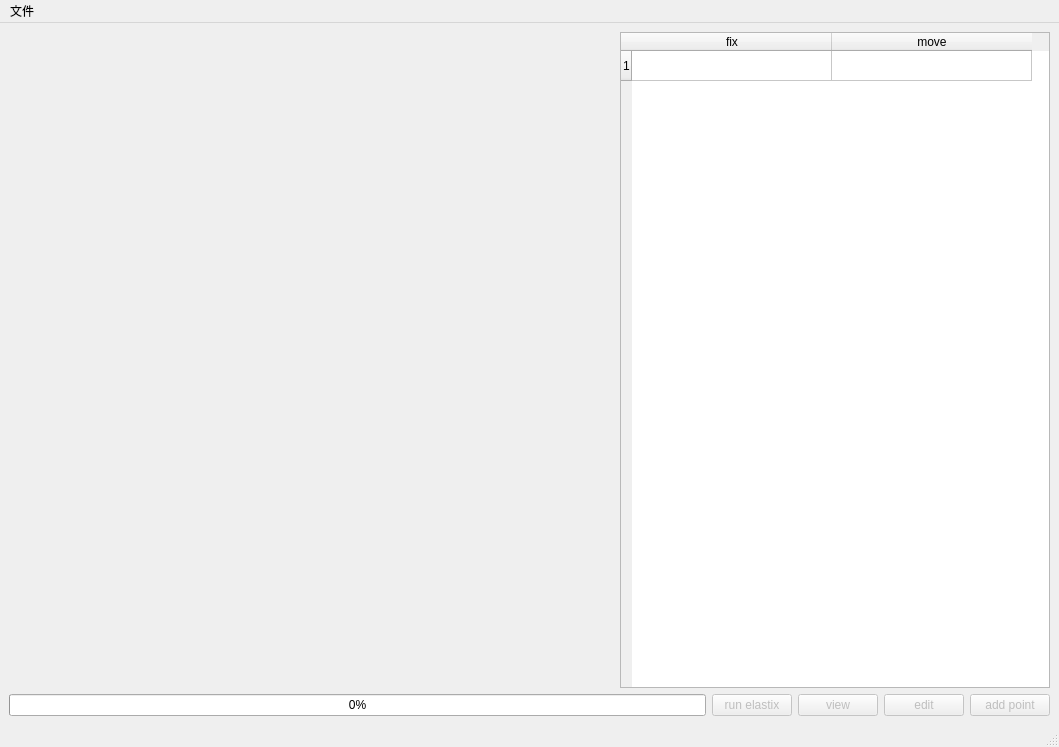
<?xml version="1.0" encoding="UTF-8"?>
<ui version="4.0">
 <class>MainWindow</class>
 <widget class="QMainWindow" name="MainWindow">
  <property name="geometry">
   <rect>
    <x>0</x>
    <y>0</y>
    <width>1059</width>
    <height>747</height>
   </rect>
  </property>
  <property name="windowTitle">
   <string>MainWindow</string>
  </property>
  <widget class="QWidget" name="centralwidget">
   <layout class="QVBoxLayout" name="verticalLayout">
    <item>
     <layout class="QHBoxLayout" name="horizontalLayout">
      <item>
       <widget class="AnnotationWidget" name="avFix" native="true">
        <property name="minimumSize">
         <size>
          <width>100</width>
          <height>0</height>
         </size>
        </property>
       </widget>
      </item>
      <item>
       <widget class="AnnotationWidget" name="avMove" native="true">
        <property name="minimumSize">
         <size>
          <width>100</width>
          <height>0</height>
         </size>
        </property>
       </widget>
      </item>
      <item>
       <widget class="QTableWidget" name="tableWidget">
        <property name="minimumSize">
         <size>
          <width>0</width>
          <height>0</height>
         </size>
        </property>
        <property name="maximumSize">
         <size>
          <width>430</width>
          <height>16777215</height>
         </size>
        </property>
        <property name="font">
         <font>
          <pointsize>9</pointsize>
         </font>
        </property>
        <attribute name="horizontalHeaderDefaultSectionSize">
         <number>200</number>
        </attribute>
        <row>
         <property name="text">
          <string>1</string>
         </property>
        </row>
        <column>
         <property name="text">
          <string>fix</string>
         </property>
        </column>
        <column>
         <property name="text">
          <string>move</string>
         </property>
        </column>
        <item row="0" column="0">
         <property name="text">
          <string/>
         </property>
        </item>
        <item row="0" column="1">
         <property name="text">
          <string/>
         </property>
        </item>
       </widget>
      </item>
     </layout>
    </item>
    <item>
     <layout class="QHBoxLayout" name="horizontalLayout_2">
      <item>
       <widget class="QProgressBar" name="progressBar">
        <property name="enabled">
         <bool>true</bool>
        </property>
        <property name="value">
         <number>0</number>
        </property>
       </widget>
      </item>
      <item>
       <widget class="QPushButton" name="pbElastix">
        <property name="enabled">
         <bool>false</bool>
        </property>
        <property name="text">
         <string>run elastix</string>
        </property>
       </widget>
      </item>
      <item>
       <widget class="QPushButton" name="pbView">
        <property name="enabled">
         <bool>false</bool>
        </property>
        <property name="text">
         <string>view</string>
        </property>
       </widget>
      </item>
      <item>
       <widget class="QPushButton" name="pbEdit">
        <property name="enabled">
         <bool>false</bool>
        </property>
        <property name="text">
         <string>edit</string>
        </property>
       </widget>
      </item>
      <item>
       <widget class="QPushButton" name="pbAddPoint">
        <property name="enabled">
         <bool>false</bool>
        </property>
        <property name="text">
         <string>add point</string>
        </property>
       </widget>
      </item>
     </layout>
    </item>
   </layout>
  </widget>
  <widget class="QMenuBar" name="menubar">
   <property name="geometry">
    <rect>
     <x>0</x>
     <y>0</y>
     <width>1059</width>
     <height>31</height>
    </rect>
   </property>
   <widget class="QMenu" name="menu">
    <property name="title">
     <string>文件</string>
    </property>
    <addaction name="actionopen"/>
    <addaction name="actionchange_templete"/>
    <addaction name="actionexport_points"/>
    <addaction name="actionexport_registrated_image"/>
    <addaction name="actionimport_points"/>
   </widget>
   <addaction name="menu"/>
  </widget>
  <widget class="QStatusBar" name="statusbar"/>
  <action name="actionopen">
   <property name="text">
    <string>open</string>
   </property>
  </action>
  <action name="actionchange_templete">
   <property name="text">
    <string>change templete</string>
   </property>
  </action>
  <action name="actionexport_points">
   <property name="enabled">
    <bool>false</bool>
   </property>
   <property name="text">
    <string>export points</string>
   </property>
  </action>
  <action name="actionexport_registrated_image">
   <property name="enabled">
    <bool>false</bool>
   </property>
   <property name="text">
    <string>export registrated image</string>
   </property>
  </action>
  <action name="actionimport_points">
   <property name="text">
    <string>import points</string>
   </property>
  </action>
 </widget>
 <customwidgets>
  <customwidget>
   <class>AnnotationWidget</class>
   <extends>QWidget</extends>
   <header>interactive_registration/annotation_widget.h</header>
   <container>1</container>
  </customwidget>
 </customwidgets>
 <resources/>
 <connections/>
</ui>
